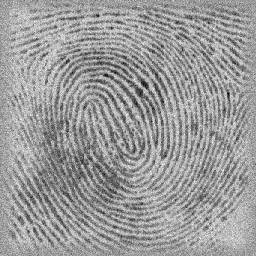
%> input picture finger.pgm, 256 x 256 px
$ octave as3.m   (GNU Octave 9; MATLAB toolbox functions it lacks are replaced by stand-ins)
%> lines starting %> are read from the running program, lines starting %| are printed output that depends on the picture
pkg load image;
i1=imread('finger.pgm');
%> i1 is the input picture: size 256x256 uint8; min 0, max 254, mean 154.7
i2=imread('cameraman.tif');
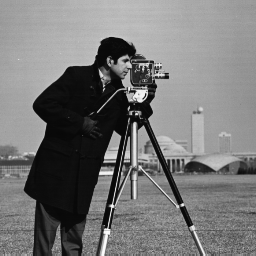
%> input picture cameraman.tif, 256 x 256 px
%> i2 is the input picture: size 256x256 uint8; min 7, max 253, mean 118.7
i=imdivide(i1,i2,'int32');
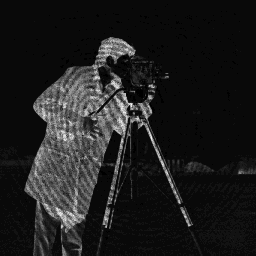
%> i: size 256x256 int32; min 0, max 28, mean 3.3; drawn with min black and max white
imshow(i,[])
